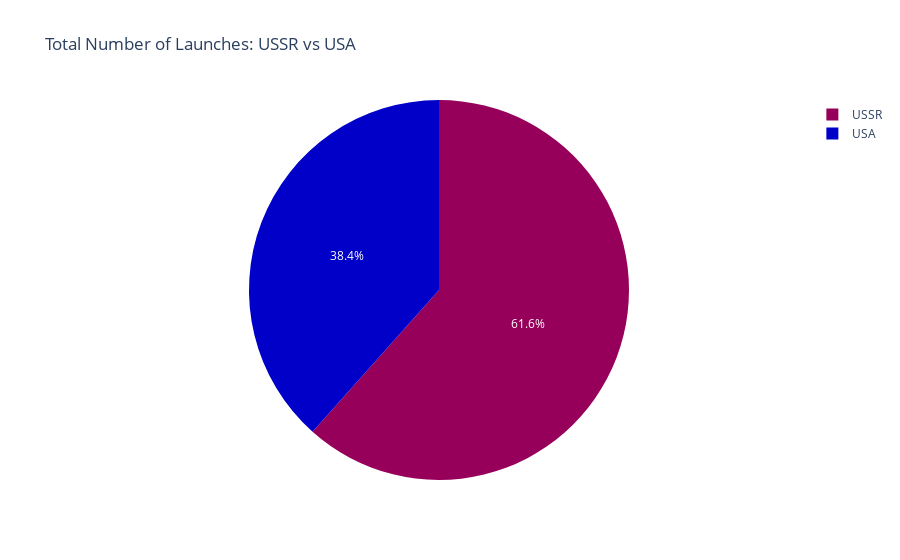

Write notebook code for a chart like this one.
### Code cell
# Create the pie chart
fig = px.pie(
    launches_ussr_usa,
    names="launch_country",
    values="Number of Launches",
    title="Total Number of Launches: USSR vs USA",
    color_discrete_sequence=px.colors.sequential.Rainbow,
)

fig.show()

### Figure 1 — Plotly figure (JSON) as saved in the notebook; plotly's stock layout.template omitted (floating-point values rounded to 4 significant figures)
{"data": [{"domain": {"x": [0, 1], "y": [0, 1]}, "hovertemplate": "launch_country=%{label}<br>Number of Launches=%{value}<extra></extra>", "labels": ["USA", "USSR"], "legendgroup": "", "name": "", "showlegend": true, "type": "pie", "values": [2101, 3369]}], "layout": {"legend": {"tracegroupgap": 0}, "piecolorway": ["rgb(150,0,90)", "rgb(0,0,200)", "rgb(0,25,255)", "rgb(0,152,255)", "rgb(44,255,150)", "rgb(151,255,0)", "rgb(255,234,0)", "rgb(255,111,0)", "rgb(255,0,0)"], "title": {"text": "Total Number of Launches: USSR vs USA"}}}
